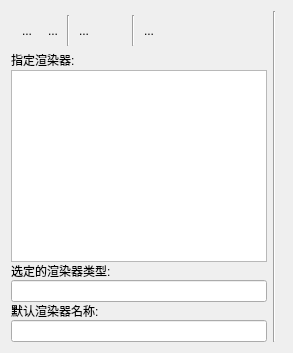
     <widget class="QWidget" name="tabRenderer">
      <attribute name="title">
       <string>渲染器</string>
      </attribute>
      <layout class="QGridLayout" name="gridLayout_2">
       <item row="0" column="0">
        <widget class="QWidget" name="widgetRendererListFrame" native="true">
         <property name="sizePolicy">
          <sizepolicy hsizetype="Maximum" vsizetype="Preferred">
           <horstretch>0</horstretch>
           <verstretch>0</verstretch>
          </sizepolicy>
         </property>
         <layout class="QGridLayout" name="gridLayout_5">
          <property name="leftMargin">
           <number>0</number>
          </property>
          <property name="topMargin">
           <number>0</number>
          </property>
          <property name="rightMargin">
           <number>0</number>
          </property>
          <property name="bottomMargin">
           <number>0</number>
          </property>
          <property name="spacing">
           <number>0</number>
          </property>
          <item row="5" column="0" colspan="8">
           <widget class="QLabel" name="label_8">
            <property name="sizePolicy">
             <sizepolicy hsizetype="Preferred" vsizetype="Maximum">
              <horstretch>0</horstretch>
              <verstretch>0</verstretch>
             </sizepolicy>
            </property>
            <property name="text">
             <string>默认渲染器名称:</string>
            </property>
           </widget>
          </item>
          <item row="3" column="0" colspan="8">
           <widget class="QLabel" name="label_11">
            <property name="sizePolicy">
             <sizepolicy hsizetype="Preferred" vsizetype="Maximum">
              <horstretch>0</horstretch>
              <verstretch>0</verstretch>
             </sizepolicy>
            </property>
            <property name="text">
             <string>选定的渲染器类型:</string>
            </property>
           </widget>
          </item>
          <item row="6" column="0" colspan="8">
           <widget class="QLineEdit" name="leDefaultRenderer">
            <property name="sizePolicy">
             <sizepolicy hsizetype="Preferred" vsizetype="Fixed">
              <horstretch>0</horstretch>
              <verstretch>0</verstretch>
             </sizepolicy>
            </property>
            <property name="readOnly">
             <bool>true</bool>
            </property>
           </widget>
          </item>
          <item row="1" column="0" colspan="8">
           <layout class="QHBoxLayout" name="horizontalLayout_3">
            <item>
             <widget class="QLabel" name="labelRendering_3">
              <property name="sizePolicy">
               <sizepolicy hsizetype="Preferred" vsizetype="Maximum">
                <horstretch>0</horstretch>
                <verstretch>0</verstretch>
               </sizepolicy>
              </property>
              <property name="minimumSize">
               <size>
                <width>130</width>
                <height>0</height>
               </size>
              </property>
              <property name="text">
               <string>指定渲染器:</string>
              </property>
             </widget>
            </item>
            <item>
             <spacer name="horizontalSpacer_5">
              <property name="orientation">
               <enum>Qt::Horizontal</enum>
              </property>
              <property name="sizeType">
               <enum>QSizePolicy::Preferred</enum>
              </property>
              <property name="sizeHint" stdset="0">
               <size>
                <width>0</width>
                <height>20</height>
               </size>
              </property>
             </spacer>
            </item>
           </layout>
          </item>
          <item row="2" column="0" colspan="8">
           <widget class="QTreeWidget" name="rendererList">
            <property name="sizePolicy">
             <sizepolicy hsizetype="Preferred" vsizetype="Preferred">
              <horstretch>0</horstretch>
              <verstretch>0</verstretch>
             </sizepolicy>
            </property>
            <property name="editTriggers">
             <set>QAbstractItemView::NoEditTriggers</set>
            </property>
            <property name="rootIsDecorated">
             <bool>false</bool>
            </property>
            <property name="itemsExpandable">
             <bool>false</bool>
            </property>
            <property name="headerHidden">
             <bool>true</bool>
            </property>
            <column>
             <property name="text">
              <string notr="true">1</string>
             </property>
            </column>
           </widget>
          </item>
          <item row="0" column="7">
           <spacer name="horizontalSpacer_6">
            <property name="orientation">
             <enum>Qt::Horizontal</enum>
            </property>
            <property name="sizeHint" stdset="0">
             <size>
              <width>40</width>
              <height>20</height>
             </size>
            </property>
           </spacer>
          </item>
          <item row="4" column="0" colspan="8">
           <widget class="QLineEdit" name="rendererType">
            <property name="readOnly">
             <bool>true</bool>
            </property>
           </widget>
          </item>
          <item row="0" column="6">
           <layout class="QHBoxLayout" name="horizontalLayout_9">
            <property name="spacing">
             <number>2</number>
            </property>
            <property name="leftMargin">
             <number>4</number>
            </property>
            <property name="topMargin">
             <number>4</number>
            </property>
            <property name="rightMargin">
             <number>4</number>
            </property>
            <property name="bottomMargin">
             <number>4</number>
            </property>
            <item>
             <widget class="QToolButton" name="bAddRenderer">
              <property name="toolTip">
               <string>Add new renderer</string>
              </property>
              <property name="autoFillBackground">
               <bool>false</bool>
              </property>
              <property name="text">
               <string>...</string>
              </property>
              <property name="icon">
               <iconset resource="../page_editor/page_editor.qrc">
                <normaloff>:/images/document-new.png</normaloff>:/images/document-new.png</iconset>
              </property>
              <property name="iconSize">
               <size>
                <width>24</width>
                <height>24</height>
               </size>
              </property>
              <property name="popupMode">
               <enum>QToolButton::InstantPopup</enum>
              </property>
              <property name="autoRaise">
               <bool>true</bool>
              </property>
             </widget>
            </item>
            <item>
             <widget class="QToolButton" name="bDeleteRenderer">
              <property name="toolTip">
               <string>Remove selected renderer</string>
              </property>
              <property name="text">
               <string>...</string>
              </property>
              <property name="icon">
               <iconset resource="../dataset_editor/dataset_editor.qrc">
                <normaloff>:/images/trash-empty.png</normaloff>:/images/trash-empty.png</iconset>
              </property>
              <property name="iconSize">
               <size>
                <width>24</width>
                <height>24</height>
               </size>
              </property>
              <property name="autoRaise">
               <bool>true</bool>
              </property>
             </widget>
            </item>
            <item>
             <widget class="Line" name="line_8">
              <property name="orientation">
               <enum>Qt::Vertical</enum>
              </property>
             </widget>
            </item>
            <item>
             <widget class="QToolButton" name="bDefaultRenderer">
              <property name="toolTip">
               <string>Set selected renderer as defaul</string>
              </property>
              <property name="text">
               <string>...</string>
              </property>
              <property name="icon">
               <iconset resource="../script_editor/script_editor.qrc">
                <normaloff>:/images/validate.png</normaloff>:/images/validate.png</iconset>
              </property>
              <property name="iconSize">
               <size>
                <width>24</width>
                <height>24</height>
               </size>
              </property>
              <property name="autoRaise">
               <bool>true</bool>
              </property>
             </widget>
            </item>
            <item>
             <widget class="QToolButton" name="bResetDefaultRenderer">
              <property name="toolTip">
               <string>Unset default renderer</string>
              </property>
              <property name="text">
               <string/>
              </property>
              <property name="icon">
               <iconset resource="../script_editor/script_editor.qrc">
                <normaloff>:/images/editdelete.png</normaloff>:/images/editdelete.png</iconset>
              </property>
              <property name="iconSize">
               <size>
                <width>24</width>
                <height>24</height>
               </size>
              </property>
              <property name="autoRaise">
               <bool>true</bool>
              </property>
             </widget>
            </item>
            <item>
             <widget class="Line" name="line_3">
              <property name="orientation">
               <enum>Qt::Vertical</enum>
              </property>
             </widget>
            </item>
            <item>
             <widget class="QToolButton" name="bRendererRename">
              <property name="toolTip">
               <string>Rename selected renderer</string>
              </property>
              <property name="text">
               <string>...</string>
              </property>
              <property name="icon">
               <iconset resource="reporteditor.qrc">
                <normaloff>:/images/rename.png</normaloff>:/images/rename.png</iconset>
              </property>
              <property name="iconSize">
               <size>
                <width>24</width>
                <height>24</height>
               </size>
              </property>
              <property name="autoRaise">
               <bool>true</bool>
              </property>
             </widget>
            </item>
           </layout>
          </item>
         </layout>
        </widget>
       </item>
       <item row="0" column="2">
        <widget class="QWidget" name="widget_3" native="true">
         <property name="sizePolicy">
          <sizepolicy hsizetype="Preferred" vsizetype="Preferred">
           <horstretch>0</horstretch>
           <verstretch>0</verstretch>
          </sizepolicy>
         </property>
         <layout class="QGridLayout" name="gridLayout_8">
          <property name="leftMargin">
           <number>0</number>
          </property>
          <property name="topMargin">
           <number>0</number>
          </property>
          <property name="rightMargin">
           <number>0</number>
          </property>
          <property name="bottomMargin">
           <number>0</number>
          </property>
          <property name="spacing">
           <number>6</number>
          </property>
          <item row="0" column="0">
           <layout class="QVBoxLayout" name="rendererHelperLayout">
            <property name="sizeConstraint">
             <enum>QLayout::SetMaximumSize</enum>
            </property>
           </layout>
          </item>
         </layout>
        </widget>
       </item>
       <item row="0" column="1">
        <widget class="Line" name="line_5">
         <property name="orientation">
          <enum>Qt::Vertical</enum>
         </property>
        </widget>
       </item>
      </layout>
     </widget>
